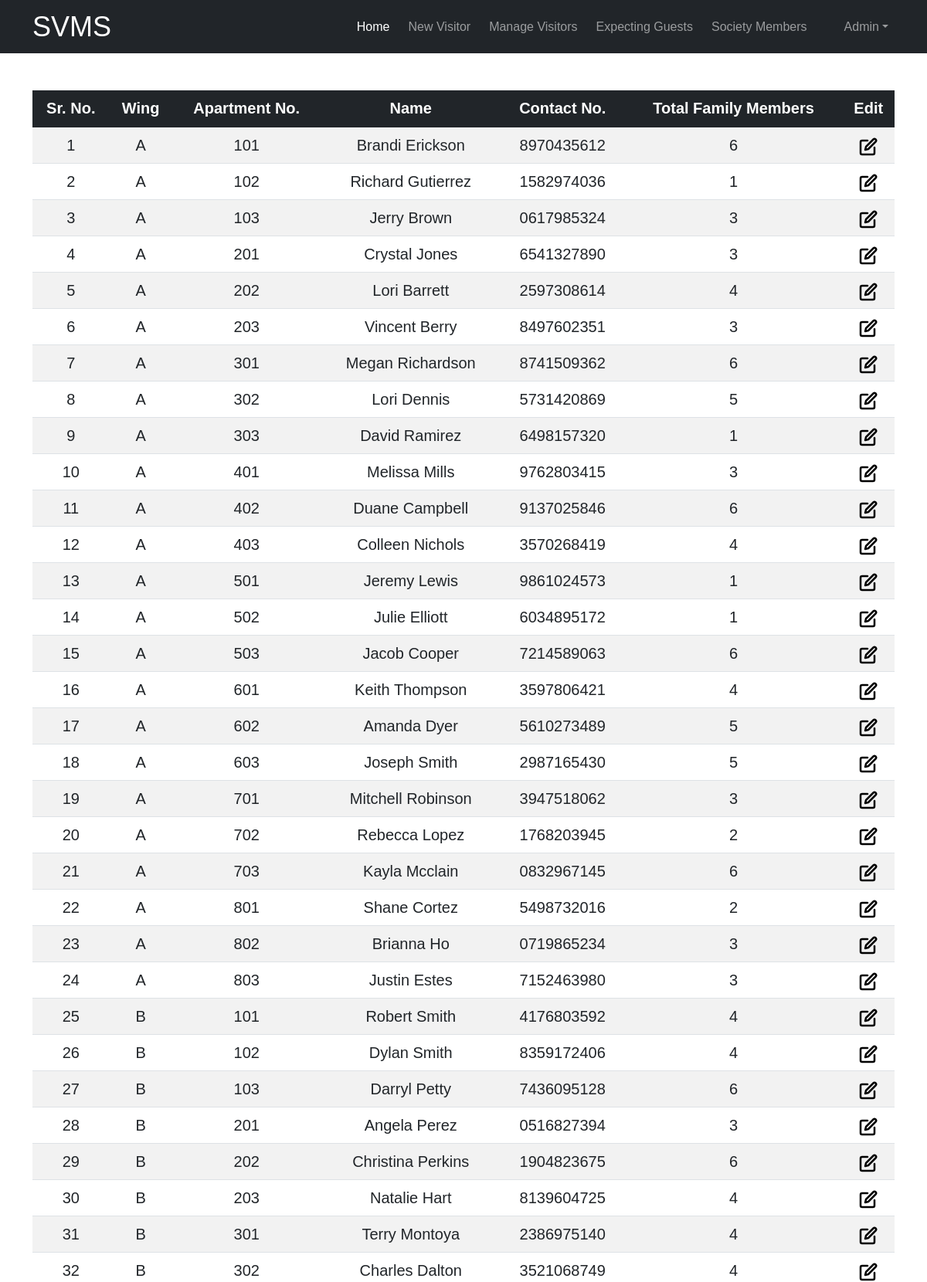
Page /societymembers.php (signed in, upper part) on the committed database.
### tables this page shows
CREATE TABLE `tblmember` (
  `ID` int(11) NOT NULL,
  `Wing` char(1) NOT NULL,
  `AptNumber` varchar(5) NOT NULL,
  `Name` varchar(50) NOT NULL,
  `ContactNumber` varchar(15) NOT NULL,
  `TotFamNumber` int(2) NOT NULL
);

### societymembers.php (the view, shortened to what this page needs)
<?php
include('includes/dbconnection.php');
if (strlen($_SESSION['svmsaid'] == 0)) {
    header('location:logout.php');
} else {
?>
    <!DOCTYPE html>
    <html lang="en">
    <head>
        <link href="https://cdn.jsdelivr.net/npm/bootstrap@5.1.3/dist/css/bootstrap.min.css" rel="stylesheet">
    </head>
    <body>
        <header>
            <?php include_once('includes/header.php'); ?>
        </header>
        <div class="main-content container mt-4 pt-4 ">
            <table class="table table-striped" style="background-color: white;">
                <thead class="table-dark fs-5 text-center">
                    <th scope="col">Sr. No.</th>
                    <th scope="col">Wing</th>
                    <th scope="col">Apartment No.</th>
                    <th scope="col">Name</th>
                    <th scope="col">Contact No.</th>
                    <th scope="col">Total Family Members</th>
                    <th scope="col">Edit</th>
                </thead>
                <?php
                $ret = mysqli_query($con, "select *from tblmember");
                $cnt = 1;
                while ($row = mysqli_fetch_array($ret)) {
                ?>
                    <tr class="fs-5">
                        <td class="text-center"><?php echo $cnt; ?></td>
                        <td class="text-center"><?php echo $row['Wing']; ?></td>
                        <td class="text-center"><?php echo $row['AptNumber']; ?></td>
                        <td class="text-center"><?php echo $row['Name']; ?></td>
                        <td class="text-center"><?php echo $row['ContactNumber']; ?></td>
                        <td class="text-center"><?php echo $row['TotFamNumber']; ?></td>
                        <td class="text-center"><a href="memberdetails.php?editid=<?php echo $row['ID']; ?>">
                            </a></td>
                    </tr>
                <?php
                    $cnt = $cnt + 1;
                } ?>
            </table>
        </div>
    </body>
    </html>
<?php }  ?>

### rows in the picture
tblmember: Wing "A", AptNumber "101", Name "Brandi Erickson", ContactNumber "8970435612", TotFamNumber "6"
tblmember: Wing "A", AptNumber "102", Name "Richard Gutierrez", ContactNumber "1582974036", TotFamNumber "1"
tblmember: Wing "A", AptNumber "103", Name "Jerry Brown", ContactNumber "0617985324", TotFamNumber "3"
tblmember: Wing "A", AptNumber "201", Name "Crystal Jones", ContactNumber "6541327890", TotFamNumber "3"
tblmember: Wing "A", AptNumber "202", Name "Lori Barrett", ContactNumber "2597308614", TotFamNumber "4"
tblmember: Wing "A", AptNumber "203", Name "Vincent Berry", ContactNumber "8497602351", TotFamNumber "3"
tblmember: Wing "A", AptNumber "301", Name "Megan Richardson", ContactNumber "8741509362", TotFamNumber "6"
tblmember: Wing "A", AptNumber "302", Name "Lori Dennis", ContactNumber "5731420869", TotFamNumber "5"
tblmember: Wing "A", AptNumber "303", Name "David Ramirez", ContactNumber "6498157320", TotFamNumber "1"
tblmember: Wing "A", AptNumber "401", Name "Melissa Mills", ContactNumber "9762803415", TotFamNumber "3"
tblmember: Wing "A", AptNumber "402", Name "Duane Campbell", ContactNumber "9137025846", TotFamNumber "6"
tblmember: Wing "A", AptNumber "403", Name "Colleen Nichols", ContactNumber "3570268419", TotFamNumber "4"
tblmember: Wing "A", AptNumber "501", Name "Jeremy Lewis", ContactNumber "9861024573", TotFamNumber "1"
tblmember: Wing "A", AptNumber "502", Name "Julie Elliott", ContactNumber "6034895172", TotFamNumber "1"
tblmember: Wing "A", AptNumber "503", Name "Jacob Cooper", ContactNumber "7214589063", TotFamNumber "6"
tblmember: Wing "A", AptNumber "601", Name "Keith Thompson", ContactNumber "3597806421", TotFamNumber "4"
tblmember: Wing "A", AptNumber "602", Name "Amanda Dyer", ContactNumber "5610273489", TotFamNumber "5"
tblmember: Wing "A", AptNumber "603", Name "Joseph Smith", ContactNumber "2987165430", TotFamNumber "5"
tblmember: Wing "A", AptNumber "701", Name "Mitchell Robinson", ContactNumber "3947518062", TotFamNumber "3"
tblmember: Wing "A", AptNumber "702", Name "Rebecca Lopez", ContactNumber "1768203945", TotFamNumber "2"
tblmember: Wing "A", AptNumber "703", Name "Kayla Mcclain", ContactNumber "0832967145", TotFamNumber "6"
tblmember: Wing "A", AptNumber "801", Name "Shane Cortez", ContactNumber "5498732016", TotFamNumber "2"
tblmember: Wing "A", AptNumber "802", Name "Brianna Ho", ContactNumber "0719865234", TotFamNumber "3"
tblmember: Wing "A", AptNumber "803", Name "Justin Estes", ContactNumber "7152463980", TotFamNumber "3"
tblmember: Wing "B", AptNumber "101", Name "Robert Smith", ContactNumber "4176803592", TotFamNumber "4"
tblmember: Wing "B", AptNumber "102", Name "Dylan Smith", ContactNumber "8359172406", TotFamNumber "4"
tblmember: Wing "B", AptNumber "103", Name "Darryl Petty", ContactNumber "7436095128", TotFamNumber "6"
tblmember: Wing "B", AptNumber "201", Name "Angela Perez", ContactNumber "0516827394", TotFamNumber "3"
tblmember: Wing "B", AptNumber "202", Name "Christina Perkins", ContactNumber "1904823675", TotFamNumber "6"
tblmember: Wing "B", AptNumber "203", Name "Natalie Hart", ContactNumber "8139604725", TotFamNumber "4"
tblmember: Wing "B", AptNumber "301", Name "Terry Montoya", ContactNumber "2386975140", TotFamNumber "4"
tblmember: Wing "B", AptNumber "302", Name "Charles Dalton", ContactNumber "3521068749", TotFamNumber "4"
